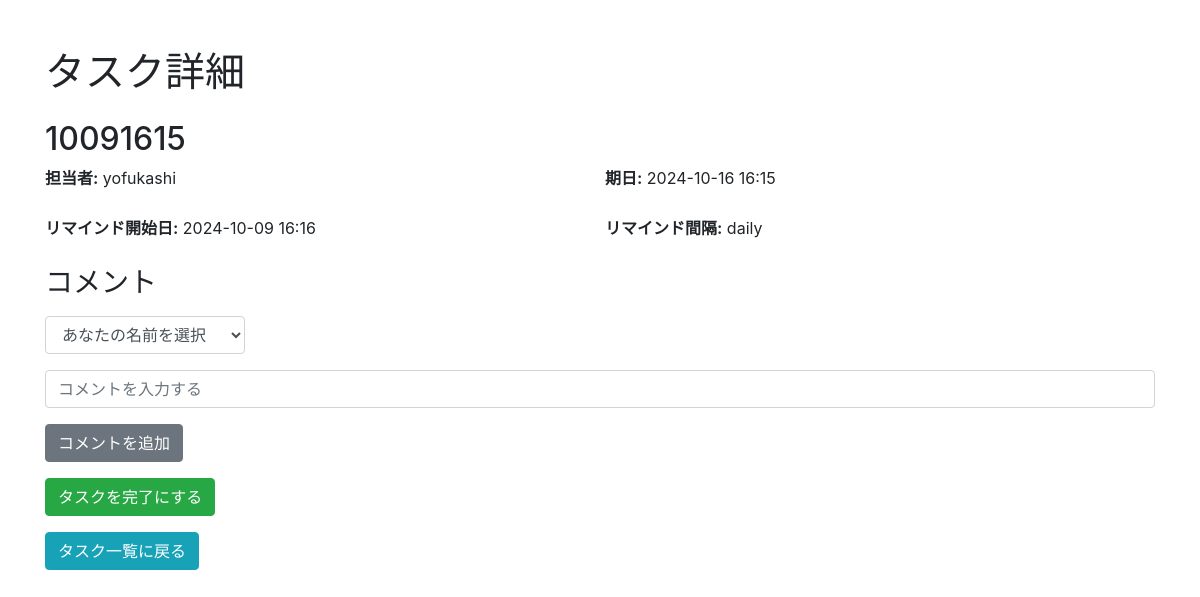
/task_detail/2, run on the app's committed database.
### models.py (models this page shows)
class Task(db.Model):
    id = db.Column(db.Integer, primary_key=True)
    title = db.Column(db.String(100), nullable=False)
    due_date = db.Column(db.DateTime, nullable=False)
    requester_id = db.Column(db.Integer, db.ForeignKey('user.id'), nullable=False)
    assignee_id = db.Column(db.Integer, db.ForeignKey('user.id'), nullable=False)
    remind_start_date = db.Column(db.DateTime, nullable=False)
    remind_interval = db.Column(db.String(10), nullable=False)
    is_completed = db.Column(db.Boolean, default=False)
    requester = db.relationship('User', foreign_keys=[requester_id], backref='requested_tasks')
    assignee = db.relationship('User', foreign_keys=[assignee_id], backref='assigned_tasks')

class User(db.Model):
    id = db.Column(db.Integer, primary_key=True)
    username = db.Column(db.String(100), unique=True, nullable=False)
    email = db.Column(db.String(120), unique=True, nullable=False)
    team_id = db.Column(db.Integer, db.ForeignKey('team.id'), nullable=False)

### routes.py (the view)
@main.route('/task_detail/<int:task_id>')
def task_detail(task_id):
    task = Task.query.get(task_id)
    comments = Comment.query.filter_by(task_id=task_id).all()
    return render_template('task_detail.html', task=task, comments=comments)

### templates/task_detail.html (shortened to what this page needs)
<!DOCTYPE html>
<html lang="ja">
<head>
    <link rel="stylesheet" href="https://stackpath.bootstrapcdn.com/bootstrap/4.5.2/css/bootstrap.min.css">
</head>
<body>
    <div class="container mt-5">
        <h1 class="mb-4">タスク詳細</h1>
        <h2>{{ task.title }}</h2>
        <div class="row-flex">
            <div class="col-half">
                <p><strong>担当者:</strong> {{ task.assignee.username }}</p>
            </div>
            <div class="col-half">
                <p><strong>期日:</strong> {{ task.due_date.strftime('%Y-%m-%d %H:%M') }}</p>
            </div>
        </div>
        <div class="row-flex">
            <div class="col-half">
                <p><strong>リマインド開始日:</strong> {{ task.remind_start_date.strftime('%Y-%m-%d %H:%M') }}</p>
            </div>
            <div class="col-half">
                <p><strong>リマインド間隔:</strong> {{ task.remind_interval }}</p>
            </div>
        </div>
        <h3>コメント</h3>
        <form action="{{ url_for('main.add_comment', task_id=task.id) }}" method="POST" class="mb-3">
            <div class="input-group mb-3">
                <select name="username" required class="form-control compact-select">
                    <option value="" disabled selected>あなたの名前を選択</option>
                </select>
            </div>
            <input type="text" name="comment" placeholder="コメントを入力する" required class="form-control mb-3">
            <button type="submit" class="btn btn-secondary">コメントを追加</button>
        </form>
        <form action="{{ url_for('main.complete_task', task_id=task.id) }}" method="POST" class="mb-3">
            <button type="submit" class="btn btn-success">タスクを完了にする</button>
        </form>
        <div>
            <a href="{{ url_for('main.task_list') }}" class="btn btn-info">タスク一覧に戻る</a>
        </div>
    </div>
</body>
</html>

### templates/task_detail.html (style rules this page uses)
.row-flex { display: flex; justify-content: space-between; margin-bottom: 10px; }
.col-half { flex: 1; margin-right: 10px; }
.col-half:last-child { margin-right: 0; }
.compact-select { max-width: 200px; width: 100%; }

### data on the page
Task: title "10091615", due_date "2024-10-16 16:15", remind_start_date "2024-10-09 16:16", remind_interval "daily"
User: assignee.username "yofukashi"
